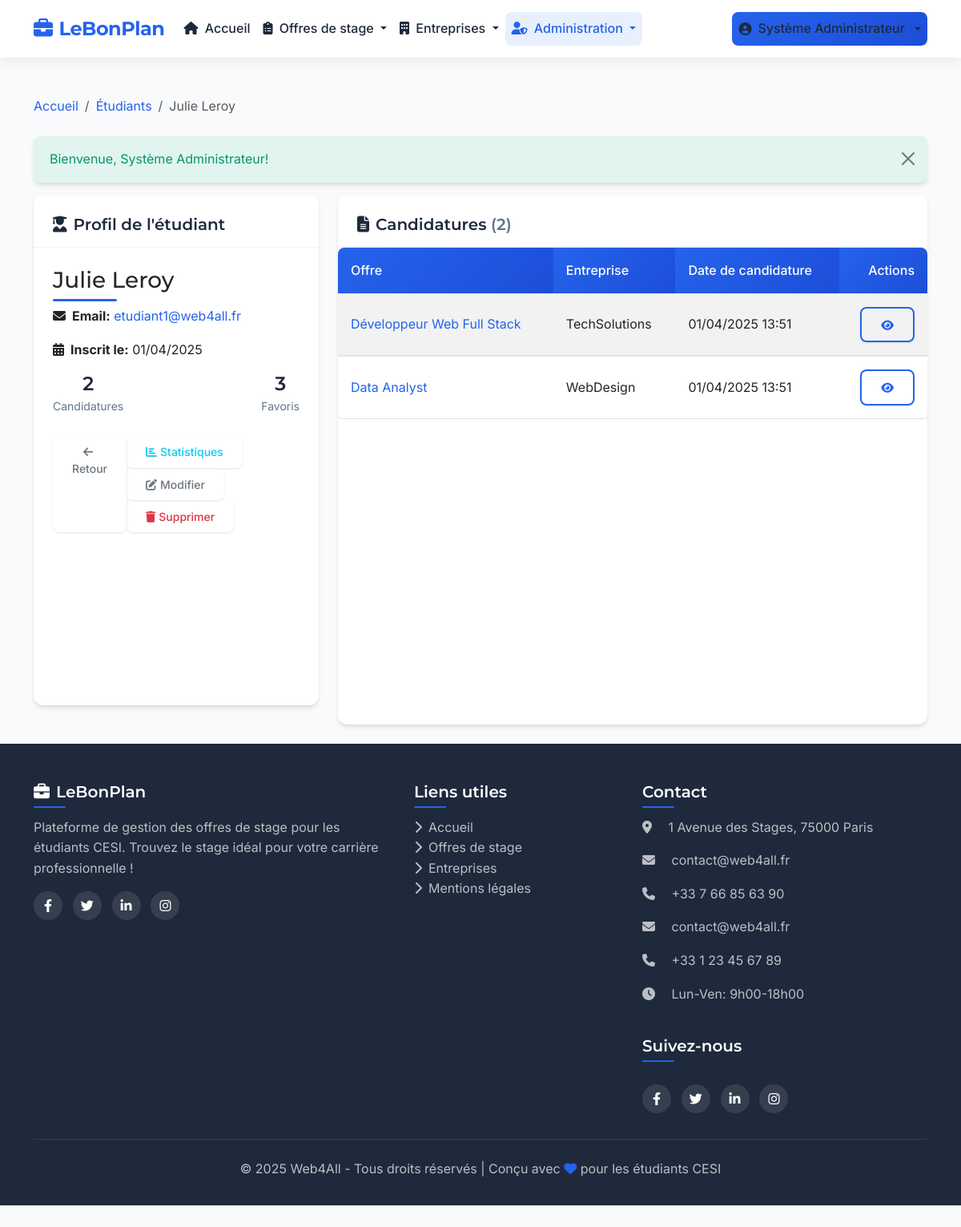
The app's page /index.php?page=etudiants&action=detail&id=1 (signed in) with its own data.
### tables this page shows
CREATE TABLE `etudiants` (
  `id` int NOT NULL,
  `user_id` int NOT NULL,
  `nom` varchar(50) NOT NULL,
  `prenom` varchar(50) NOT NULL,
  `created_at` datetime NOT NULL,
  `updated_at` datetime DEFAULT CURRENT_TIMESTAMP ON UPDATE CURRENT_TIMESTAMP,
  `centre_id` int DEFAULT NULL
);

CREATE TABLE `utilisateurs` (
  `id` int NOT NULL,
  `email` varchar(100) NOT NULL,
  `password` varchar(255) NOT NULL,
  `role` enum('admin','pilote','etudiant') NOT NULL,
  `created_at` datetime NOT NULL,
  `updated_at` datetime DEFAULT CURRENT_TIMESTAMP ON UPDATE CURRENT_TIMESTAMP
);

CREATE TABLE `candidatures` (
                                `id` int NOT NULL,
                                `offre_id` int NOT NULL,
                                `etudiant_id` int NOT NULL,
                                `cv` varchar(255) NOT NULL,
                                `lettre_motivation` text NOT NULL,
                                `date_candidature` datetime NOT NULL
);

CREATE TABLE `offres` (
                          `id` int NOT NULL,
                          `titre` varchar(100) NOT NULL,
                          `description` text NOT NULL,
                          `entreprise_id` int NOT NULL,
                          `remuneration` decimal(10,2) DEFAULT NULL,
                          `date_debut` date NOT NULL,
                          `date_fin` date NOT NULL,
                          `created_at` datetime NOT NULL,
                          `updated_at` datetime DEFAULT CURRENT_TIMESTAMP ON UPDATE CURRENT_TIMESTAMP
);

CREATE TABLE `entreprises` (
  `id` int NOT NULL,
  `nom` varchar(100) NOT NULL,
  `description` text,
  `email` varchar(100) DEFAULT NULL,
  `telephone` varchar(20) DEFAULT NULL,
  `created_at` datetime NOT NULL,
  `updated_at` datetime DEFAULT CURRENT_TIMESTAMP ON UPDATE CURRENT_TIMESTAMP
);

### views/etudiants/detail.php (the view, shortened to what the rows shown need)
<?php
include ROOT_PATH . '/views/templates/header.php';
?>
    <div class="container mt-4">
        <nav aria-label="breadcrumb" class="mb-4">
            <ol class="breadcrumb">
                <li class="breadcrumb-item"><a href="<?php echo url(); ?>">Accueil</a></li>
                <li class="breadcrumb-item"><a href="<?php echo url('etudiants'); ?>">Étudiants</a></li>
                <li class="breadcrumb-item active" aria-current="page"><?php echo htmlspecialchars($etudiant['prenom'] . ' ' . $etudiant['nom']); ?></li>
            </ol>
        </nav>
        <?php if (isset($_SESSION['flash_message'])): ?>
            <div class="alert alert-<?php echo $_SESSION['flash_message']['type']; ?> alert-dismissible fade show" role="alert">
                <?php echo $_SESSION['flash_message']['message']; ?>
                <button type="button" class="btn-close" data-bs-dismiss="alert" aria-label="Close"></button>
            </div>
        <?php endif; ?>
        <div class="row">
            <div class="col-lg-4 mb-4">
                <div class="card shadow-sm">
                    <div class="card-header bg-white">
                        <h5 class="mb-0">
                            <i class="fas fa-user-graduate me-2"></i>Profil de l'étudiant
                        </h5>
                    </div>
                    <div class="card-body">
                        <h2 class="h3 mb-3"><?php echo htmlspecialchars($etudiant['prenom'] . ' ' . $etudiant['nom']); ?></h2>
                        <div class="mb-3">
                            <p><strong><i class="fas fa-envelope me-2"></i>Email:</strong>
                                <a href="mailto:<?php echo htmlspecialchars($etudiant['email']); ?>">
                                    <?php echo htmlspecialchars($etudiant['email']); ?>
                                </a>
                            </p>
                            <p><strong><i class="fas fa-calendar-alt me-2"></i>Inscrit le:</strong>
                                <?php echo (new DateTime($etudiant['created_at']))->format('d/m/Y'); ?>
                            </p>
                        </div>
                        <div class="d-flex justify-content-between mt-3">
                            <div class="text-center">
                                <h4 class="mb-0"><?php echo $etudiant['nb_candidatures']; ?></h4>
                                <small class="text-muted">Candidatures</small>
                            </div>
                            <div class="text-center">
                                <h4 class="mb-0"><?php echo $etudiant['nb_wishlist']; ?></h4>
                                <small class="text-muted">Favoris</small>
                            </div>
                        </div>
                        <div class="d-flex justify-content-between mt-4">
                            <a href="<?php echo url('etudiants'); ?>" class="btn btn-outline-secondary btn-sm">
                                <i class="fas fa-arrow-left me-1"></i>Retour
                            </a>
                            <div>
                                <a href="<?php echo url('etudiants', 'statistiques', ['id' => $etudiant['id']]); ?>" class="btn btn-outline-info btn-sm">
                                    <i class="fas fa-chart-bar me-1"></i>Statistiques
                                </a>
                                <?php if (isAdmin() || isPilote()): ?>
                                    <a href="<?php echo url('etudiants', 'modifier', ['id' => $etudiant['id']]); ?>" class="btn btn-outline-secondary btn-sm">
                                        <i class="fas fa-edit me-1"></i>Modifier
                                    </a>
                                    <a href="<?php echo url('etudiants', 'supprimer', ['id' => $etudiant['id']]); ?>" class="btn btn-outline-danger btn-sm">
                                        <i class="fas fa-trash me-1"></i>Supprimer
                                    </a>
                                <?php endif; ?>
                            </div>
                        </div>
                    </div>
                </div>
            </div>
            <div class="col-lg-8">
                <div class="card shadow-sm mb-4">
                    <div class="card-header bg-white">
                        <h5 class="mb-0">
                            <i class="fas fa-file-alt me-2"></i>Candidatures
                            <span class="text-muted">(<?php echo count($etudiant['candidatures']); ?>)</span>
                        </h5>
                    </div>
                    <div class="card-body p-0">
                        <?php if (empty($etudiant['candidatures'])): ?>
                            <div class="alert alert-info m-3">
                                Cet étudiant n'a pas encore postulé à des offres de stage.
                            </div>
                        <?php else: ?>
                            <div class="table-responsive">
                                <table class="table table-hover table-striped mb-0">
                                    <thead>
                                    <tr>
                                        <th>Offre</th>
                                        <th>Entreprise</th>
                                        <th>Date de candidature</th>
                                        <th class="text-end">Actions</th>
                                    </tr>
                                    </thead>
                                    <tbody>
                                    <?php foreach ($etudiant['candidatures'] as $candidature): ?>
                                        <tr>
                                            <td>
                                                <a href="<?php echo url('offres', 'detail', ['id' => $candidature['offre_id']]); ?>">
                                                    <?php echo htmlspecialchars($candidature['offre_titre']); ?>
                                                </a>
                                            </td>
                                            <td><?php echo htmlspecialchars($candidature['entreprise_nom']); ?></td>
                                            <td><?php echo (new DateTime($candidature['date_candidature']))->format('d/m/Y H:i'); ?></td>
                                            <td class="text-end">
                                                <a href="<?php echo url('offres', 'detail', ['id' => $candidature['offre_id']]); ?>" class="btn btn-sm btn-outline-primary">
                                                    <i class="fas fa-eye"></i>
                                                </a>
                                            </td>
                                        </tr>
                                    <?php endforeach; ?>
                                    </tbody>
                                </table>
                            </div>
                        <?php endif; ?>
                    </div>
                </div>
            </div>
        </div>
    </div>
<?php include ROOT_PATH . '/views/templates/footer.php'; ?>

### records on screen
etudiants: prenom+nom "Julie Leroy", user.email "etudiant1@web4all.fr", created_at "01/04/2025"
candidatures: offre.titre "Développeur Web Full Stack", entreprises.nom "TechSolutions", date_candidature "01/04/2025 13:51"
candidatures: offre.titre "Data Analyst", entreprises.nom "WebDesign", date_candidature "01/04/2025 13:51"

### other values on screen
SITE_NAME "LeBonPlan"
$_SESSION['prenom'] "Système"
$_SESSION['nom'] "Administrateur"
$_SESSION['flash_message']['message'] "Bienvenue, Système Administrateur!"
$etudiant['nb_candidatures'] "2"
$etudiant['nb_wishlist'] "3"
count($etudiant['candidatures']) "2"
